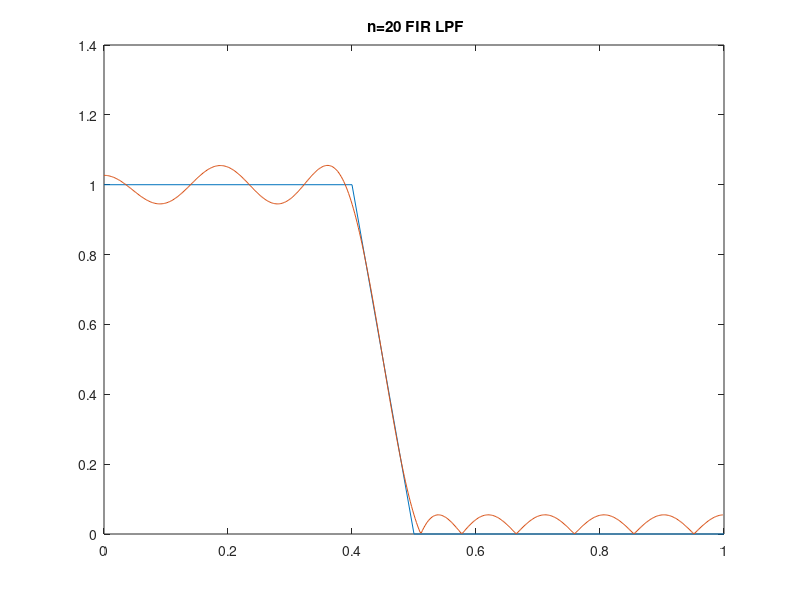

Reproduce this figure in MATLAB.
% FIR filter design using Remez Exchange method
n = 20; % length of filter
f = [0 0.4 0.5 1]; % filter specs
m = [1 1 0 0];
bfir = remez(n,f,m)
[hfir,wfir] = freqz(bfir);
plot(f,m,wfir/pi,abs(hfir),'-');
title(' n=20 FIR LPF');